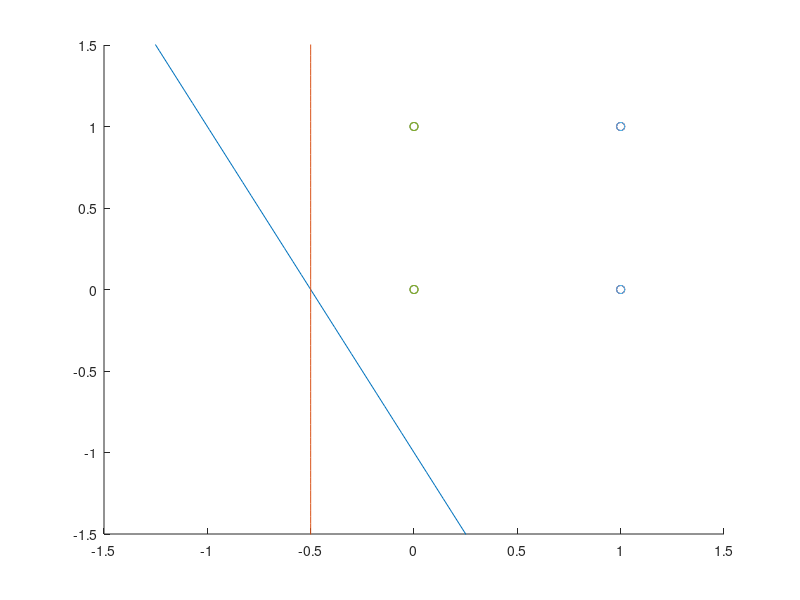

Write MATLAB code to recreate this figure.
%% Homework 1
%
% EE 516 - Pattern Recognition
% Spring 2023
%
% Nathan Jaggers
%
% Description: See coresponding document <Can add description later>
%%
close all;
clear;
clc;

%% fixed-increment single-sample perception
%class one data points
class1 = [0 0; 0 1];

%class two data points
class2 = [1 1; 1 0];

%plot data points
hold on;
scatter(class1(1,:),class1(2,:),"bx");
scatter(class2(1,:),class2(2,:),"ro");
xlim([-0.5 1.5]);
ylim([-0.5 1.5]);
hold off;
%%
%create augmented matrix and initialize weight vector
Y = [1 class1(1,:); 1 class1(2,:); -1 class2(1,:); -1 class2(2,:)];
%weight vector should be a column vector with same amount of rows as the Y
%matrix has columns
a = zeros(size(Y,2),1);

%%
%single sample perceptron (maybe consider making this a function)
%until everything is correctly classified
not_tuned = true;
while (not_tuned)
    not_tuned = false;
    for k=1:size(Y,1) %rows in the Y matrix
        %run through all dot products and make sure they pass 
        %(pass = result is greater than zero)
        %if one didn't pass set status to true and update weights.
        y = Y(k,:);
        classification = y*a;
        if(classification <= 0)
            %update wights
            a = (a' + y)';
            %change exit status
            not_tuned = true;
        end

    end
end

%%
%recreate scatter plot
hold on;
scatter(class1(1,:),class1(2,:),"bx");
scatter(class2(1,:),class2(2,:),"ro");
xlim([-0.5 1.5]);
ylim([-0.5 1.5]);

%create boundry line and plot results
x1 = linspace(-2,2);
x2 = (a(1) + a(2)*x1)/(-1*a(3));
plot(x1,x2);
hold off;

%% Minimum Square Error
% want to find a from a = ((Y'Y)^-1)Y'*b

%initialize b to possitive numbers
b = ones(size(Y,1),1);

%get results for transpose, inverse and pseudo inverse
Yt = Y';
YtYinv=(Yt*Y)^-1;
Ypseudo=YtYinv*Yt;

a = Ypseudo*b;

%recreate scatter plot
hold on;
scatter(class1(1,:),class1(2,:),"bx");
scatter(class2(1,:),class2(2,:),"ro");
xlim([-1.5 1.5]);
ylim([-1.5 1.5]);

%create boundry line and plot results
x2 = linspace(-2,2);
x1 = zeros(1,numel(x2)) - 0.5;
plot(x1,x2);
hold off;

%%
a = zeros(size(Y,2),1);
b = ones(size(Y,1),1);
n = 1;

for k = 1: 1000
    e = Y*a - b;
    b = b + n*(e+abs(e));
    a = ((Y'*Y)^-1)*Y'*b;
    if(abs(e)<=0)
        break
    end
end


